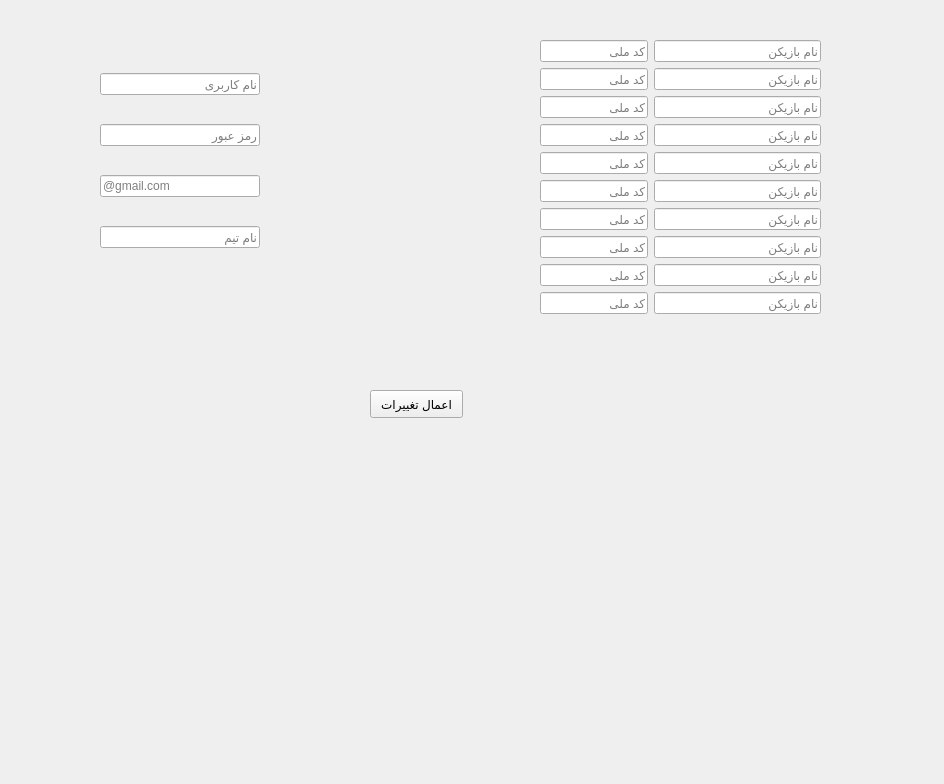
<?xml version="1.0" encoding="UTF-8"?>
<ui version="4.0">
 <class>edit_footsal_paticipant</class>
 <widget class="QWidget" name="edit_footsal_paticipant">
  <property name="geometry">
   <rect>
    <x>0</x>
    <y>0</y>
    <width>944</width>
    <height>784</height>
   </rect>
  </property>
  <property name="windowTitle">
   <string>Form</string>
  </property>
  <widget class="QWidget" name="verticalLayoutWidget">
   <property name="geometry">
    <rect>
     <x>100</x>
     <y>50</y>
     <width>160</width>
     <height>221</height>
    </rect>
   </property>
   <layout class="QVBoxLayout" name="verticalLayout_3">
    <item>
     <widget class="QLineEdit" name="usename_3">
      <property name="placeholderText">
       <string>نام کاربری </string>
      </property>
     </widget>
    </item>
    <item>
     <widget class="QLineEdit" name="pass_3">
      <property name="placeholderText">
       <string>رمز عبور</string>
      </property>
     </widget>
    </item>
    <item>
     <widget class="QLineEdit" name="email_3">
      <property name="placeholderText">
       <string>@gmail.com</string>
      </property>
     </widget>
    </item>
    <item>
     <widget class="QLineEdit" name="team_name_3">
      <property name="placeholderText">
       <string>نام تیم</string>
      </property>
     </widget>
    </item>
   </layout>
  </widget>
  <widget class="QWidget" name="formLayoutWidget_3">
   <property name="geometry">
    <rect>
     <x>540</x>
     <y>40</y>
     <width>281</width>
     <height>291</height>
    </rect>
   </property>
   <layout class="QFormLayout" name="formLayout_3">
    <item row="0" column="0">
     <widget class="QLineEdit" name="codemeli1">
      <property name="text">
       <string/>
      </property>
      <property name="placeholderText">
       <string>کد ملی</string>
      </property>
     </widget>
    </item>
    <item row="0" column="1">
     <widget class="QLineEdit" name="name1">
      <property name="placeholderText">
       <string>نام بازیکن</string>
      </property>
     </widget>
    </item>
    <item row="1" column="0">
     <widget class="QLineEdit" name="codemeli2">
      <property name="text">
       <string/>
      </property>
      <property name="placeholderText">
       <string>کد ملی</string>
      </property>
     </widget>
    </item>
    <item row="1" column="1">
     <widget class="QLineEdit" name="name2">
      <property name="placeholderText">
       <string>نام بازیکن</string>
      </property>
     </widget>
    </item>
    <item row="2" column="0">
     <widget class="QLineEdit" name="codemeli3">
      <property name="text">
       <string/>
      </property>
      <property name="placeholderText">
       <string>کد ملی</string>
      </property>
     </widget>
    </item>
    <item row="2" column="1">
     <widget class="QLineEdit" name="name3">
      <property name="placeholderText">
       <string>نام بازیکن</string>
      </property>
     </widget>
    </item>
    <item row="3" column="0">
     <widget class="QLineEdit" name="codemeli4">
      <property name="text">
       <string/>
      </property>
      <property name="placeholderText">
       <string>کد ملی</string>
      </property>
     </widget>
    </item>
    <item row="3" column="1">
     <widget class="QLineEdit" name="name4">
      <property name="placeholderText">
       <string>نام بازیکن</string>
      </property>
     </widget>
    </item>
    <item row="4" column="0">
     <widget class="QLineEdit" name="codemeli5">
      <property name="text">
       <string/>
      </property>
      <property name="placeholderText">
       <string>کد ملی</string>
      </property>
     </widget>
    </item>
    <item row="4" column="1">
     <widget class="QLineEdit" name="name5">
      <property name="placeholderText">
       <string>نام بازیکن</string>
      </property>
     </widget>
    </item>
    <item row="5" column="0">
     <widget class="QLineEdit" name="codemeli6">
      <property name="text">
       <string/>
      </property>
      <property name="placeholderText">
       <string>کد ملی</string>
      </property>
     </widget>
    </item>
    <item row="5" column="1">
     <widget class="QLineEdit" name="name6">
      <property name="placeholderText">
       <string>نام بازیکن</string>
      </property>
     </widget>
    </item>
    <item row="6" column="0">
     <widget class="QLineEdit" name="codemeli7">
      <property name="text">
       <string/>
      </property>
      <property name="placeholderText">
       <string>کد ملی</string>
      </property>
     </widget>
    </item>
    <item row="6" column="1">
     <widget class="QLineEdit" name="name7">
      <property name="placeholderText">
       <string>نام بازیکن</string>
      </property>
     </widget>
    </item>
    <item row="7" column="0">
     <widget class="QLineEdit" name="codemeli8">
      <property name="text">
       <string/>
      </property>
      <property name="placeholderText">
       <string>کد ملی</string>
      </property>
     </widget>
    </item>
    <item row="7" column="1">
     <widget class="QLineEdit" name="name8">
      <property name="placeholderText">
       <string>نام بازیکن</string>
      </property>
     </widget>
    </item>
    <item row="8" column="0">
     <widget class="QLineEdit" name="codemeli9">
      <property name="text">
       <string/>
      </property>
      <property name="placeholderText">
       <string>کد ملی</string>
      </property>
     </widget>
    </item>
    <item row="8" column="1">
     <widget class="QLineEdit" name="name9">
      <property name="placeholderText">
       <string>نام بازیکن</string>
      </property>
     </widget>
    </item>
    <item row="9" column="0">
     <widget class="QLineEdit" name="codemeli10">
      <property name="text">
       <string/>
      </property>
      <property name="placeholderText">
       <string>کد ملی</string>
      </property>
     </widget>
    </item>
    <item row="9" column="1">
     <widget class="QLineEdit" name="name10">
      <property name="placeholderText">
       <string>نام بازیکن</string>
      </property>
     </widget>
    </item>
   </layout>
  </widget>
  <widget class="QPushButton" name="edit">
   <property name="geometry">
    <rect>
     <x>370</x>
     <y>390</y>
     <width>93</width>
     <height>28</height>
    </rect>
   </property>
   <property name="text">
    <string>اعمال تغییرات</string>
   </property>
  </widget>
 </widget>
 <resources/>
 <connections/>
</ui>
